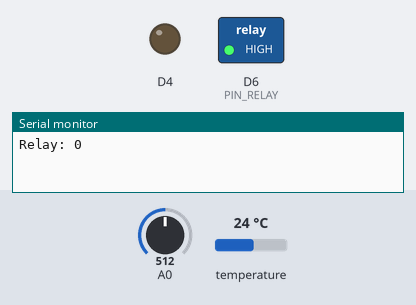
Bench run of a sketch on a simulated ESP8266 (NodeMCU). On the bench: switched loads named in the sketch (green lamp = pin HIGH), output pins drawn as LEDs (lit = HIGH), the last lines printed to the serial monitor. The test bench sets the inputs (shaded band); at power-on: A0 = 512, temperature 24 °C.

Above: at 0.3 s.
At 8.7 s:
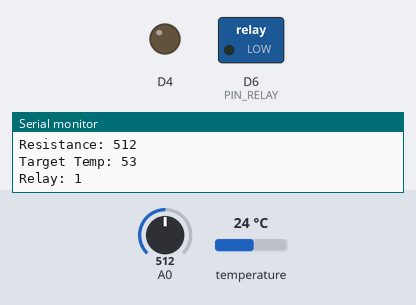
At 15.9 s:
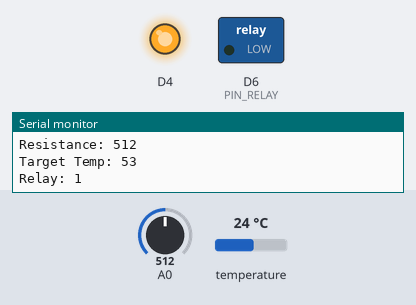
Timing chart, 0 to 18.6 s (numbered marks = the images above):
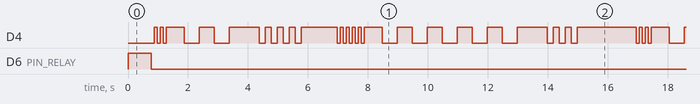

The sketch:

boiler.ino
```cpp
// библиотека для работы с протоколом 1-Wire
#include <OneWire.h>
// библиотека для работы с датчиком DS18B20
#include <DallasTemperature.h>

// сигнальный провод датчика
#define ONE_WIRE_BUS 14

#define PIN_RELAY 12
#define TEMP_HISTERESIS 5

#define MIN_COMPRESSOR_SECONDS_OFF 300
#define MIN_COMPRESSOR_SECONDS_ON 60

const int LowTemp = 30;
const int HighTemp = 80;
const int LowSensor = 50;
const int HighSensor = 1024;

// создаём объект для работы с библиотекой OneWire
OneWire oneWire(ONE_WIRE_BUS);

// создадим объект для работы с библиотекой DallasTemperature
DallasTemperature sensor(&oneWire);

bool RelayState;

void setRelay(bool state)
{
  Serial.print("Relay: ");
  Serial.println(state);

  if (state)
    digitalWrite(PIN_RELAY, LOW);
  else
    digitalWrite(PIN_RELAY, HIGH);

  RelayState = state;
}


void setup(){
  // инициализируем работу Serial-порта
  Serial.begin(9600);
  // начинаем работу с датчиком
  sensor.begin();
  // устанавливаем разрешение датчика от 9 до 12 бит
  sensor.setResolution(12);

  setRelay(false);

  pinMode(A0, INPUT);
  pinMode(PIN_RELAY, OUTPUT);
  pinMode(D4, OUTPUT);
}

void blink(int prefix, int val)
{
  achtung(prefix);
  delay(500);

  for (int i = 0; i < val / 10; i++)
  {
    digitalWrite(D4, LOW);
    delay(500);
    digitalWrite(D4, HIGH);
    delay(500);
  }

  delay(500);

  for (int i = 0; i < val % 10; i++)
  {
    digitalWrite(D4, LOW);
    delay(200);
    digitalWrite(D4, HIGH);
    delay(200);
  }
}

void achtung(int val)
{
  for (int i = 0; i < val; i++)
  {
    digitalWrite(D4, LOW);
    delay(100);
    digitalWrite(D4, HIGH);
    delay(100);
  }
}

int resistanceToTemp(int sensorValue)
{
  if (sensorValue <= 50)
    return 15; // если даже выключено или датчик отпал, все равно не даем заморозить батареи

  // 50 - это 30 градусов, 1024 - 80
  float res;
  res = (sensorValue - LowSensor);
  res = res / (HighSensor - LowSensor) * (HighTemp - LowTemp) + LowTemp;
  return res;
}

void checkRelay(float temperature, int targetTemp)
{
  if (isnan(temperature) || isnan(targetTemp))
  {
    setRelay(false);
    return;
  }

  if (temperature <= (targetTemp - TEMP_HISTERESIS))
  {
    setRelay(true);
  }
  else
  if (temperature >= (targetTemp + TEMP_HISTERESIS))
  {
    setRelay(false);
  }
}

void loop(){
  // переменная для хранения температуры
  int temperature;
  // отправляем запрос на измерение температуры
  sensor.requestTemperatures();
  // считываем данные из регистра датчика
  temperature = sensor.getTempCByIndex(0);
  // выводим температуру в Serial-порт
  Serial.print("Temp C: ");
  Serial.println(temperature);

  int r = analogRead(A0);
  Serial.print("Resistance: ");
  Serial.println(r);

  int targetTemp = resistanceToTemp(r);
  Serial.print("Target Temp: ");
  Serial.println(targetTemp);

  checkRelay(temperature, targetTemp);

  blink(3, temperature);
  delay(1000);

  blink(5, targetTemp);
  delay(1000);
}
```

Measured:
- by itself, D4: moves between LOW and HIGH, repeating every 16.2 s
- by itself, D6 (PIN_RELAY): LOW → HIGH at 0.02 s, → LOW 0.76 s later
- by itself, everything shown: repeats every 16.2 s, in 34 steps
